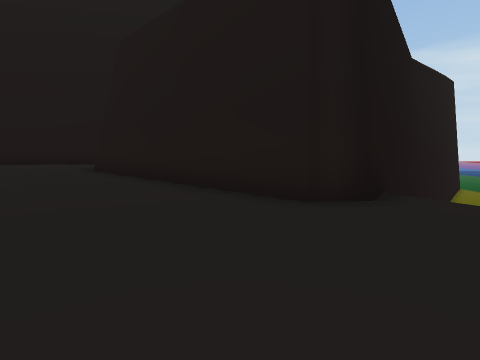
View 1 (above)

19 first-person views from a walk through a scene from a Unity 3-D project. The camera is 1.3 m above the floor, tilts 6° down and sees 80° across. The floor is counted in squares, 2 m on a side. Each view is taken from the middle of a square. On the plan, view 1 faces up. The plan holds only what a view shows up to about 9 squares ahead; the rest is blank. The place goes on beyond the plan. The player is left out. Some animated figures are left out.

View 2
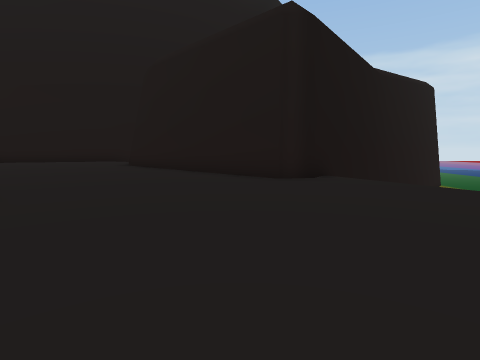

View 3
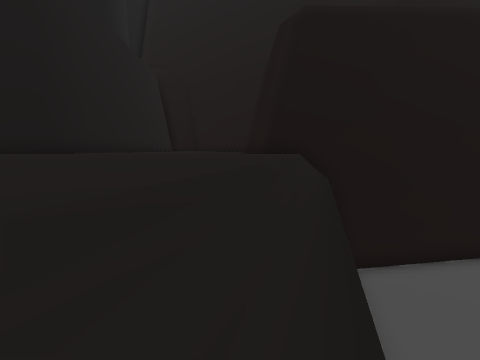

View 4
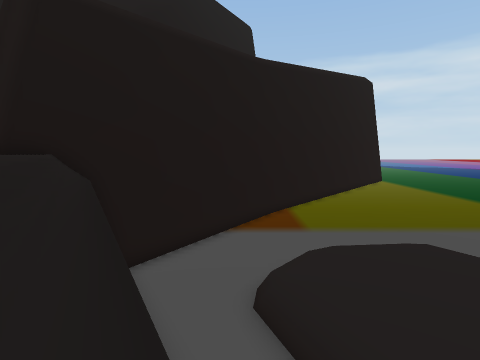

View 5
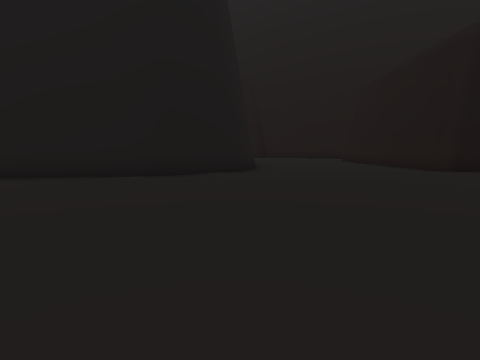

View 6
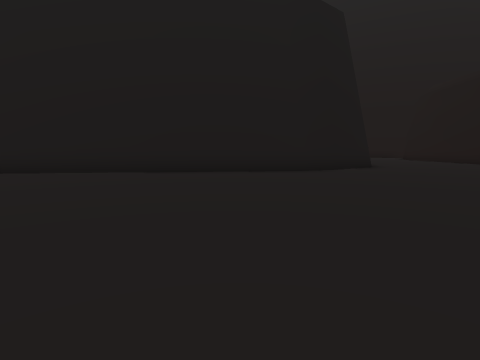

View 7
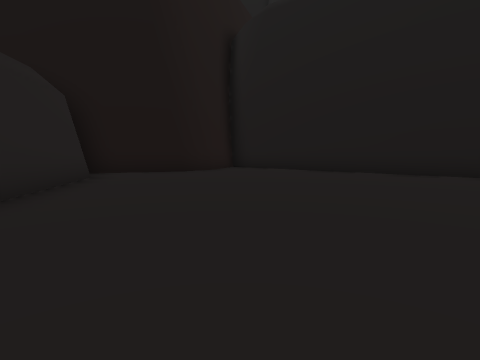

View 8
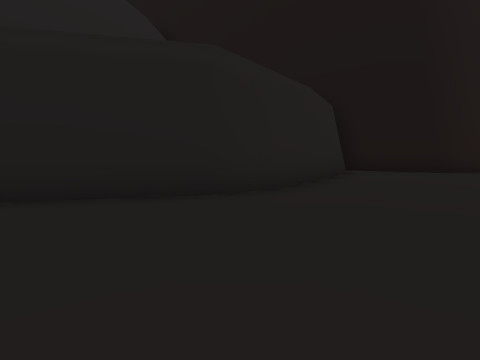

View 9
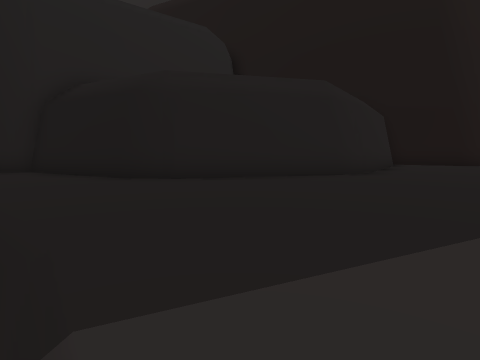

View 10
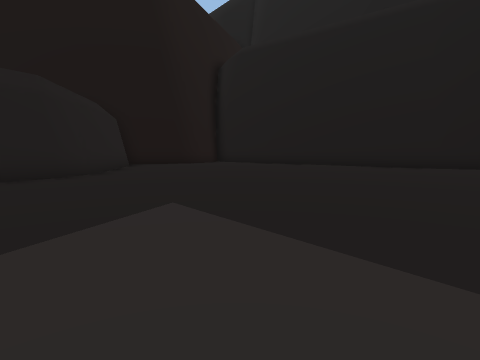

View 11
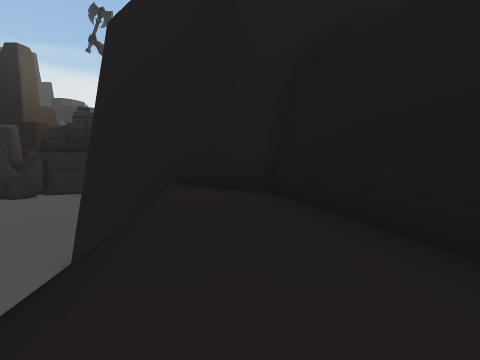

View 12
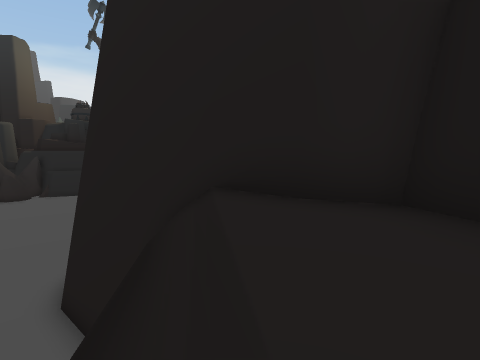

View 13
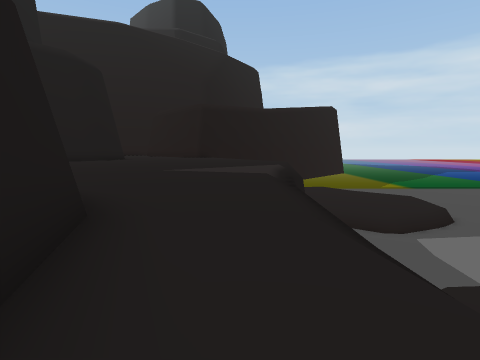

View 14
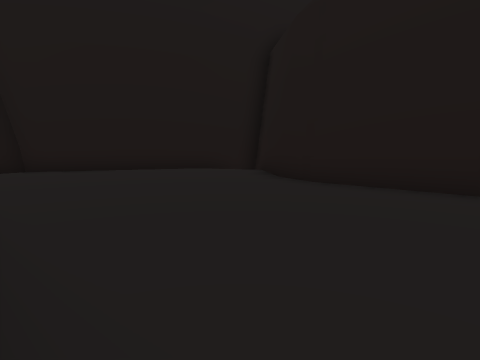

View 15
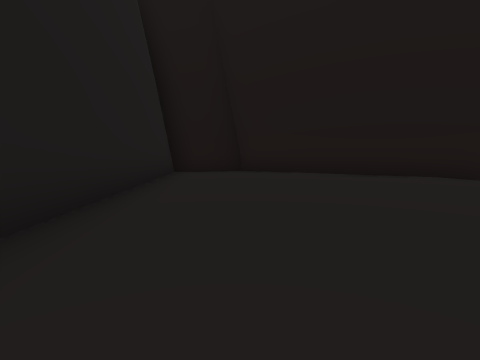

View 16
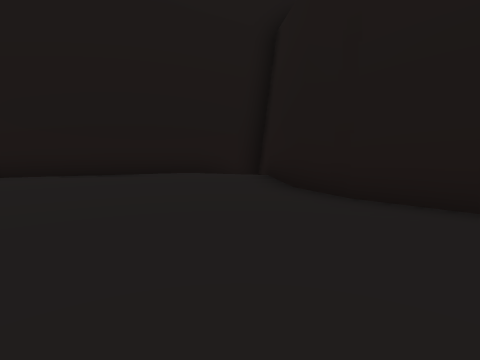

View 17
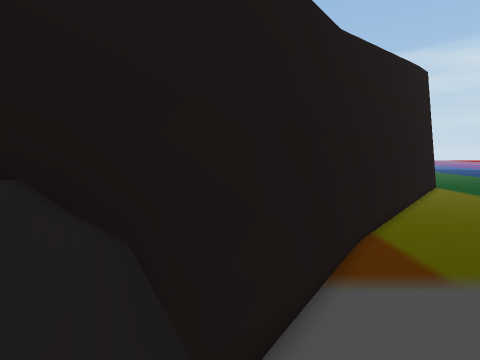

View 18
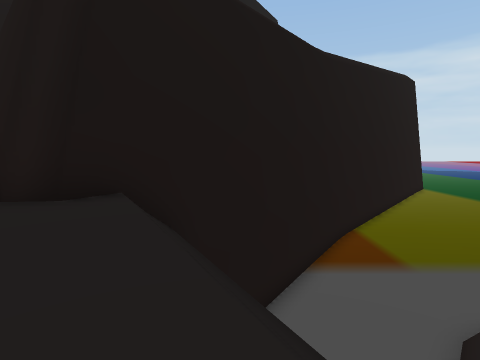

View 19
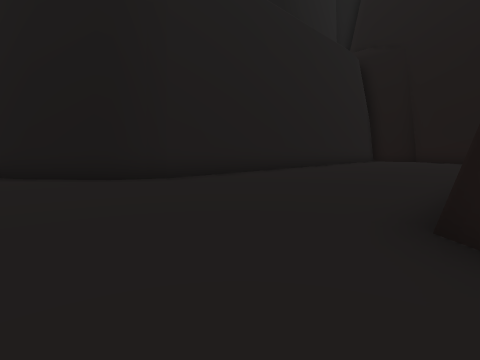

### Floor plan
Key: @ floor where view 1 was taken; # wall or solid block; . main floor; - floor 1 m lower than the main floor; / step, stairs or slope; v drop or lower ground.
Columns run from 13 left of view 1 to 10 right of it. Each row starts with its distance up from view 1.
 14      ####
 13   ####//#
 12 ###.....#
 11 #.......#          ##vvv
 10 #.......##        ##vvvv
  9 #........##       #vvvvv
  8 ##........##     ##vvvvv
  7  ##........##   ##vvvvvv
  6   ##........##  #vvvvvvv
  5    ##........####vvvvvvv
  4       ........##/vvvvvvv
  3        ........./vvvvvvv
  2        #........./vvvvvv
  1        ##......../v  vvv
  0         ##...@..../v
 -1          #........//
 -2          #........./v
 -3          #........../
 -4         ##.......
 -5        ##........
 -6        #.........
 -7       ##.........
 -8      ##..........
 -9     ##............
-10     #..............
-11     #............../
-12      ............../
-13     #............../
-14     ##............./   v
-15      #....###....../   v
-16      ###### ##...../
-17              ###.../
-18                ##../v
-19                 #///v
-20                 ##./v
-21                  #./v
-22                  ##./
-23                   ##-
-24                    ###vv
-25                      ##v
-26                       ##

Positions as (right, up) in squares from view 1, and headings:
1: (0, 0), facing up
2: (0, -3), facing up
3: (7, -3), facing up-left
4: (7, -3), facing up
5: (3, -7), facing up-left
6: (1, -12), facing up-left
7: (1, -12), facing left
8: (2, -12), facing down-left
9: (6, -12), facing down-left
10: (6, -11), facing left
11: (5, -17), facing down
12: (6, -19), facing down
13: (5, -21), facing up
14: (-6, 3), facing up
15: (-6, 5), facing up-left
16: (-6, 5), facing up
17: (4, 2), facing up
18: (4, 0), facing up
19: (3, 2), facing left
